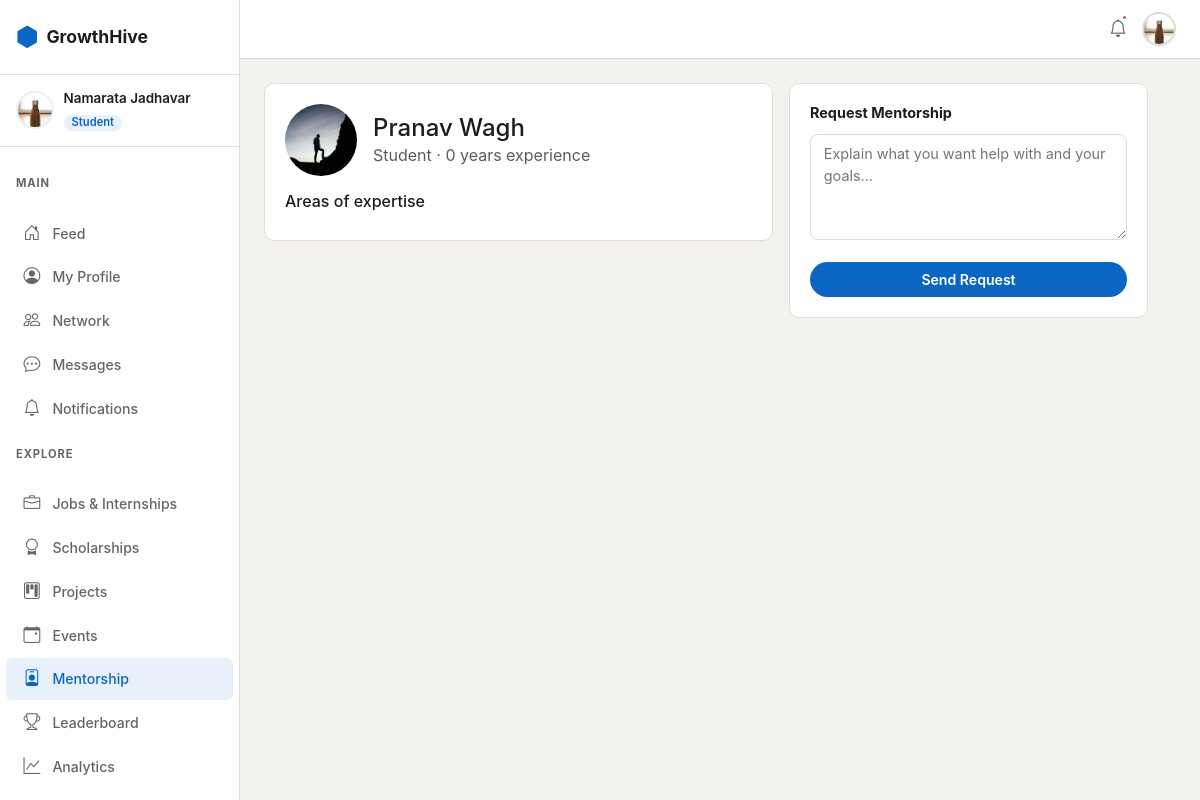
Screenshot of /mentorship/mentor/3/ (signed in) with the database file from the repository.
### apps/accounts/models.py (models this page shows, shortened)
class User(AbstractUser):
    class Role(models.TextChoices):
        STUDENT = 'student', 'Student'
        ALUMNI  = 'alumni',  'Alumni'
        TEACHER = 'teacher', 'Teacher'
    username   = None
    email      = models.EmailField(unique=True)
    first_name = models.CharField(max_length=50)
    last_name  = models.CharField(max_length=50)
    role = models.CharField(max_length=20, choices=Role.choices, default=Role.STUDENT)
    college = models.ForeignKey(College, on_delete=models.SET_NULL, null=True, blank=True)
    department = models.ForeignKey(Department, on_delete=models.SET_NULL, null=True, blank=True)
    is_email_verified = models.BooleanField(default=False)
    created_at = models.DateTimeField(auto_now_add=True)
    updated_at = models.DateTimeField(auto_now=True)
    USERNAME_FIELD  = 'email'
    REQUIRED_FIELDS = ['first_name', 'last_name']
    objects = UserManager()
    def get_full_name(self):
        return f'{self.first_name} {self.last_name}'.strip()
    @property
    def is_student(self):
        return self.role == self.Role.STUDENT

class Profile(models.Model):
    user = models.OneToOneField(User, on_delete=models.CASCADE, related_name='profile')
    bio    = models.TextField(max_length=500, blank=True)
    avatar = models.ImageField(upload_to='avatars/', blank=True, null=True)
    banner = models.ImageField(upload_to='banners/', blank=True, null=True)
    graduation_year = models.PositiveIntegerField(null=True, blank=True)
    current_year    = models.PositiveSmallIntegerField(null=True, blank=True)
    github_url   = models.URLField(blank=True)
    linkedin_url = models.URLField(blank=True)
    website      = models.URLField(blank=True)
    location     = models.CharField(max_length=100, blank=True)
    skills = models.ManyToManyField('Skill', through='UserSkill', blank=True)
    resume = models.FileField(upload_to='resumes/', blank=True, null=True)
    points      = models.PositiveIntegerField(default=0)
    streak_days = models.PositiveIntegerField(default=0)
    last_active = models.DateField(null=True, blank=True)
    is_open_to_work   = models.BooleanField(default=False)
    is_open_to_mentor = models.BooleanField(default=False)
    created_at = models.DateTimeField(auto_now_add=True)
    updated_at = models.DateTimeField(auto_now=True)
    def get_avatar_url(self):
        if self.avatar:
            return self.avatar.url
        return '/static/images/default-avatar.png'

### apps/mentorship/models.py (models this page shows, shortened)
class MentorProfile(models.Model):
    user       = models.OneToOneField(
        settings.AUTH_USER_MODEL, on_delete=models.CASCADE, related_name='mentor_profile'
    )
    expertise  = models.TextField(help_text='Comma-separated topics, e.g. Machine Learning, Career, DSA')
    experience = models.PositiveIntegerField(default=0, help_text='Years of experience')
    bio        = models.TextField(blank=True)
    is_active  = models.BooleanField(default=True)
    created_at = models.DateTimeField(auto_now_add=True)
    def expertise_list(self):
        return [e.strip() for e in self.expertise.split(',') if e.strip()]

### apps/mentorship/views.py (the view)
# urls.py: path('mentor/<int:user_id>/',          views.mentor_detail_view,  name='detail'),
@login_required
@verified_required
def mentor_detail_view(request, user_id):
    mentor_user = get_object_or_404(User, pk=user_id)
    mentor_profile = get_object_or_404(MentorProfile, user=mentor_user, is_active=True)
    existing = MentorshipRequest.objects.filter(mentee=request.user, mentor=mentor_user).first()
    form = MentorshipRequestForm()
    return render(request, 'mentorship/mentor_detail.html', {
        'mentor_user': mentor_user,
        'mentor_profile': mentor_profile,
        'existing': existing,
        'form': form,
    })

### apps/mentorship/forms.py
class MentorshipRequestForm(forms.ModelForm):
    class Meta:
        model  = MentorshipRequest
        fields = ['message']
        widgets = {
            'message': forms.Textarea(attrs={
                'rows': 4,
                'placeholder': 'Explain what you want help with and your goals…'
            })
        }

### templates/mentorship/mentor_detail.html (shortened to what this page needs)
{% extends 'base.html' %}
{% block content %}
<div class="row g-3" style="max-width:900px;">
  <div class="col-lg-7">
    <div class="gh-card mb-3">
      <div class="d-flex align-items-center gap-3 mb-3">
        <img src="{{ mentor_user.profile.get_avatar_url }}" style="width:72px;height:72px;border-radius:50%;object-fit:cover;" alt=""/>
        <div>
          <h2 class="h4 mb-0">{{ mentor_user.get_full_name }}</h2>
          <span class="text-muted">{{ mentor_user.get_role_display }} · {{ mentor_profile.experience }} years experience</span>
        </div>
      </div>
      <h6 class="mt-3">Areas of expertise</h6>
    </div>
  </div>
  <div class="col-lg-5">
    <div class="gh-card">
      {% if mentor_user == request.user %}
      <a href="{% url 'mentorship:become' %}" class="btn gh-btn-outline w-100">Edit mentor profile</a>
      {% else %}
      <h6 class="gh-card-title">Request Mentorship</h6>
      <form method="post" action="{% url 'mentorship:send_request' mentor_user.pk %}">
        <div class="mb-3">{{ form.message }}</div>
        <button type="submit" class="btn gh-btn-primary w-100">Send Request</button>
      </form>
      {% endif %}
    </div>
  </div>
</div>
{% endblock %}

### templates/base.html (shortened to what this page needs)
{% load static %}
<!DOCTYPE html>
<html lang="en" data-theme="light">
<head>
  <link rel="stylesheet" href="https://cdn.jsdelivr.net/npm/bootstrap@5.3.3/dist/css/bootstrap.min.css"/>
  <link rel="stylesheet" href="https://cdn.jsdelivr.net/npm/bootstrap-icons@1.11.3/font/bootstrap-icons.min.css"/>
  <link rel="stylesheet" href="{% static 'css/main.css' %}"/>
</head>
<body>
{% if user.is_authenticated %}
<div class="gh-wrapper">
  <aside class="gh-sidebar" id="sidebar">
    <div class="gh-sidebar-logo">
      <a href="{% url 'accounts:dashboard' %}" class="gh-logo-link">
        <span class="gh-logo-icon"><i class="bi bi-hexagon-fill"></i></span>
        <span class="gh-logo-text">GrowthHive</span>
      </a>
    </div>
    <div class="gh-sidebar-user">
      <img src="{{ user.profile.get_avatar_url }}" class="gh-sidebar-avatar" alt="avatar"/>
      <div class="gh-sidebar-user-info">
        <span class="gh-sidebar-name">{{ user.first_name }} {{ user.last_name }}</span>
        <span class="gh-sidebar-role badge">{{ user.get_role_display }}</span>
      </div>
    </div>
    <nav class="gh-nav">
<p class="gh-nav-section">Main</p>
<a href="{% url 'social:feed' %}" class="gh-nav-link {% if 'social' in request.resolver_match.app_name %}active{% endif %}">
  <i class="bi bi-house-door"></i><span>Feed</span>
</a>
<a href="{% url 'accounts:profile' %}" class="gh-nav-link {% if request.resolver_match.url_name == 'profile' %}active{% endif %}">
  <i class="bi bi-person-circle"></i><span>My Profile</span>
</a>
<a href="{% url 'connections:network' %}" class="gh-nav-link {% if 'connections' in request.resolver_match.app_name %}active{% endif %}">
  <i class="bi bi-people"></i><span>Network</span>
</a>
<a href="{% url 'chat:inbox' %}" class="gh-nav-link {% if 'chat' in request.resolver_match.app_name %}active{% endif %}">
  <i class="bi bi-chat-dots"></i><span>Messages</span>
</a>
<a href="{% url 'notifications:list' %}" class="gh-nav-link {% if 'notifications' in request.resolver_match.app_name %}active{% endif %}">
  <i class="bi bi-bell"></i><span>Notifications</span>
</a>
<p class="gh-nav-section">Explore</p>
<a href="{% url 'jobs:list' %}" class="gh-nav-link {% if 'jobs' in request.resolver_match.app_name %}active{% endif %}">
  <i class="bi bi-briefcase"></i><span>Jobs & Internships</span>
</a>
<a href="{% url 'scholarships:list' %}" class="gh-nav-link {% if 'scholarships' in request.resolver_match.app_name %}active{% endif %}">
  <i class="bi bi-award"></i><span>Scholarships</span>
</a>
<a href="{% url 'projects:list' %}" class="gh-nav-link {% if 'projects' in request.resolver_match.app_name %}active{% endif %}">
  <i class="bi bi-kanban"></i><span>Projects</span>
</a>
<a href="{% url 'events:list' %}" class="gh-nav-link {% if 'events' in request.resolver_match.app_name %}active{% endif %}">
  <i class="bi bi-calendar-event"></i><span>Events</span>
</a>
<a href="{% url 'mentorship:list' %}" class="gh-nav-link {% if 'mentorship' in request.resolver_match.app_name %}active{% endif %}">
  <i class="bi bi-person-badge"></i><span>Mentorship</span>
</a>
<a href="{% url 'gamification:leaderboard' %}" class="gh-nav-link {% if 'gamification' in request.resolver_match.app_name %}active{% endif %}">
  <i class="bi bi-trophy"></i><span>Leaderboard</span>
</a>
<a href="{% url 'analytics:dashboard' %}" class="gh-nav-link {% if 'analytics' in request.resolver_match.app_name %}active{% endif %}">
  <i class="bi bi-graph-up"></i><span>Analytics</span>
</a>
{% if user.is_student %}
<p class="gh-nav-section">Students</p>
{% endif %}
    </nav>
  </aside>
  <main class="gh-main">
    <div class="gh-topbar">
      <div class="gh-topbar-actions">
        <button class="gh-icon-btn" id="notifBtn" title="Notifications">
          <i class="bi bi-bell"></i>
          <span class="gh-notif-dot"></span>
        </button>
        <a href="{% url 'accounts:profile' %}" class="gh-topbar-avatar">
          <img src="{{ user.profile.get_avatar_url }}" alt="avatar"/>
        </a>
      </div>
    </div>
    <div class="gh-content">
      {% block content %}{% endblock %}
    </div>
  </main>
</div>
{% endif %}
</body>
</html>

### static/css/main.css (style rules this page uses)
:root { --gh-blue: #0a66c2; --gh-blue-lt: #e8f0fb; --gh-purple: #6941c6; --gh-teal: #0891b2; --gh-amber: #d97706; --gh-green: #059669; --gh-bg: #f3f2ef; --gh-surface: #ffffff; --gh-border: #e0ddd8; --gh-text: #1d1d1d; --gh-muted: #666560; --gh-sidebar-w: 240px; --gh-radius: 10px; }
*, *::before, *::after { box-sizing: border-box; margin: 0; padding: 0; }
body { font-family: -apple-system, 'Segoe UI', sans-serif; background: var(--gh-bg); color: var(--gh-text); }
.gh-wrapper { display: flex; min-height: 100vh; }
.gh-sidebar { width: var(--gh-sidebar-w); background: var(--gh-surface); border-right: 1px solid var(--gh-border); display: flex; flex-direction: column; position: fixed; top: 0; left: 0; height: 100vh; z-index: 200; overflow-y: auto; transition: transform .25s; }
.gh-main { flex: 1; margin-left: var(--gh-sidebar-w); display: flex; flex-direction: column; min-height: 100vh; }
.gh-content { padding: 1.5rem; flex: 1; }
.gh-sidebar-logo { padding: 1.25rem 1rem; border-bottom: 1px solid var(--gh-border); }
.gh-logo-link { display: flex; align-items: center; gap: .5rem; text-decoration: none; color: var(--gh-text); font-weight: 700; font-size: 1.1rem; }
.gh-logo-icon { color: var(--gh-blue); font-size: 1.4rem; }
.gh-sidebar-user { padding: .85rem 1rem; display: flex; align-items: center; gap: .6rem; border-bottom: 1px solid var(--gh-border); }
.gh-sidebar-avatar { width: 38px; height: 38px; border-radius: 50%; object-fit: cover; border: 2px solid var(--gh-blue-lt); }
.gh-sidebar-name { display: block; font-weight: 600; font-size: .84rem; white-space: nowrap; overflow: hidden; text-overflow: ellipsis; max-width: 130px; }
.gh-sidebar-role { font-size: .7rem; background: var(--gh-blue-lt); color: var(--gh-blue); border: none; padding: .15rem .5rem; border-radius: 20px; font-weight: 600; text-transform: capitalize; }
.gh-nav { flex: 1; padding: .75rem 0; }
.gh-nav-section { font-size: .7rem; font-weight: 700; letter-spacing: .08em; text-transform: uppercase; color: var(--gh-muted); padding: .5rem 1rem .25rem; margin-top: .5rem; }
.gh-nav-link { display: flex; align-items: center; gap: .65rem; padding: .55rem 1rem; text-decoration: none; color: var(--gh-muted); font-size: .88rem; font-weight: 500; border-radius: 6px; margin: 1px 6px; transition: background .15s, color .15s; position: relative; }
.gh-nav-link:hover, .gh-nav-link.active { background: var(--gh-blue-lt); color: var(--gh-blue); }
.gh-nav-link i { font-size: 1.05rem; width: 20px; text-align: center; }
.gh-topbar { background: var(--gh-surface); border-bottom: 1px solid var(--gh-border); padding: .65rem 1.5rem; display: flex; align-items: center; gap: 1rem; position: sticky; top: 0; z-index: 100; }
.gh-topbar-actions { display: flex; align-items: center; gap: .6rem; margin-left: auto; }
.gh-icon-btn { background: none; border: none; cursor: pointer; font-size: 1.1rem; color: var(--gh-muted); padding: .35rem; border-radius: 50%; position: relative; transition: background .15s; }
.gh-notif-dot { position: absolute; top: 4px; right: 4px; width: 7px; height: 7px; background: #ef4444; border-radius: 50%; border: 2px solid #fff; }
.gh-topbar-avatar img { width: 34px; height: 34px; border-radius: 50%; object-fit: cover; border: 2px solid var(--gh-border); }
.gh-card { background: var(--gh-surface); border: 1px solid var(--gh-border); border-radius: var(--gh-radius); padding: 1.25rem; }
.gh-card-title { font-weight: 700; font-size: .9rem; color: var(--gh-text); margin-bottom: .75rem; }
.gh-btn-primary { background: var(--gh-blue); color: #fff; border: none; border-radius: 20px; font-weight: 600; font-size: .88rem; padding: .45rem 1.25rem; cursor: pointer; transition: background .15s; }
.gh-input, input[type=text], input[type=email], input[type=password], input[type=url], input[type=number], select, textarea { width: 100%; padding: .55rem .8rem; border: 1.5px solid var(--gh-border); border-radius: 8px; font-size: .9rem; background: var(--gh-surface); color: var(--gh-text); outline: none; transition: border .15s; font-family: inherit; }
textarea { resize: vertical; }

### rows the page displays
User: profile.get_avatar_url (picture), first_name "Namarata", last_name "Jadhavar", role "Student"
User: profile.get_avatar_url (picture), get_full_name "Pranav Wagh", role "Student"
MentorProfile: experience "0"
